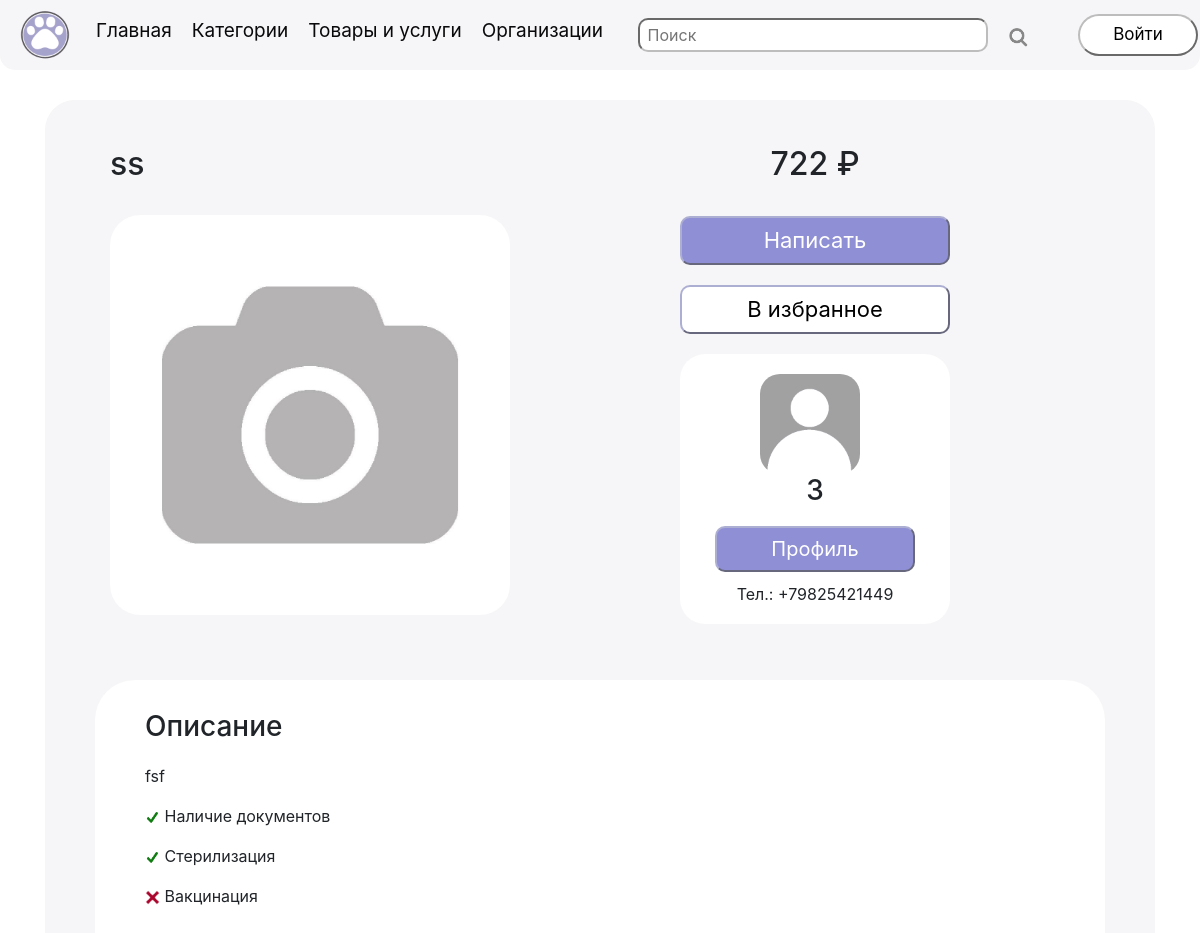
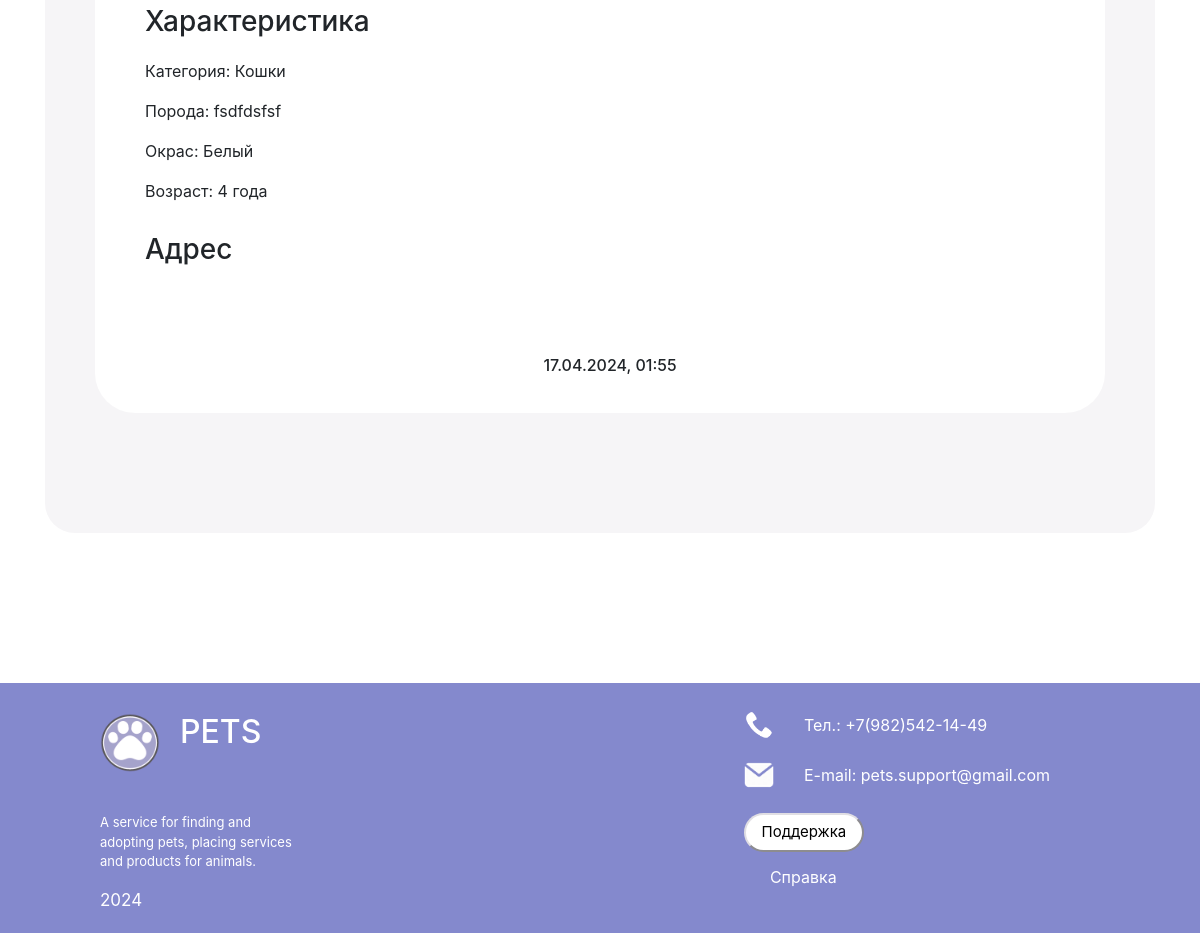
Screenshot of /post/3 with the database file from the repository (2 pictures, top to bottom).
### data/post.py (models this page shows)
class Post(SqlAlchemyBase):
    __tablename__ = 'posts'
    id = sqlalchemy.Column(sqlalchemy.Integer,
                           primary_key=True, autoincrement=True)
    price = sqlalchemy.Column(sqlalchemy.Integer, default=0)
    currency = sqlalchemy.Column(sqlalchemy.String, default='₽')
    title = sqlalchemy.Column(sqlalchemy.String, nullable=False)
    content = sqlalchemy.Column(sqlalchemy.Text, nullable=False)
    created_date = sqlalchemy.Column(sqlalchemy.DateTime,
                                     default=datetime.datetime.now)
    address = sqlalchemy.Column(sqlalchemy.String, nullable=False)
    views_count = sqlalchemy.Column(sqlalchemy.Integer, default=0)
    destination = sqlalchemy.Column(sqlalchemy.String, nullable=False)
    delivery = sqlalchemy.Column(sqlalchemy.Boolean)
    photo = sqlalchemy.Column(sqlalchemy.String)
    phone = sqlalchemy.Column(sqlalchemy.String)
    breed = sqlalchemy.Column(sqlalchemy.String, nullable=False)
    color = sqlalchemy.Column(sqlalchemy.String)
    age = sqlalchemy.Column(sqlalchemy.Integer, nullable=False)
    documents = sqlalchemy.Column(sqlalchemy.Boolean)
    vaccin = sqlalchemy.Column(sqlalchemy.Boolean)
    steril = sqlalchemy.Column(sqlalchemy.Boolean)
    category = sqlalchemy.Column(sqlalchemy.String)
    user_id = sqlalchemy.Column(sqlalchemy.Integer,
                                sqlalchemy.ForeignKey("users.id"))
    user = orm.relationship("User")

### data/users.py (models this page shows, shortened)
class User(SqlAlchemyBase, UserMixin):
    __tablename__ = 'users'
    id = sqlalchemy.Column(sqlalchemy.Integer,
                           primary_key=True, autoincrement=True)
    name = sqlalchemy.Column(sqlalchemy.String, nullable=False)
    about = sqlalchemy.Column(sqlalchemy.String, nullable=True)
    photo = sqlalchemy.Column(sqlalchemy.String, nullable=True)
    email = sqlalchemy.Column(sqlalchemy.String,
                              index=True, unique=True, nullable=False)
    hashed_password = sqlalchemy.Column(sqlalchemy.String, nullable=False)
    created_date = sqlalchemy.Column(sqlalchemy.DateTime,
                                     default=datetime.datetime.now)
    posts = orm.relationship("Post", back_populates='user')
    city = sqlalchemy.Column(sqlalchemy.String, default='Москва')

### main.py (the view)
@app.route('/post/<ipost>', methods=['GET', 'POST'])
def index_post(ipost):
    db_sess = db_session.create_session()
    p = db_sess.query(Post).filter(Post.id == ipost).first()
    try:
        t = p.title
    except:
        t = ''
    if os.path.exists('C:/Users/Сергей/Desktop/pets/static/pets_photo/' + p.photo.split('/')[3] + '/map.png') == 0:
        img = None
    else:
        img = '/static/pets_photo/' + p.photo.split('/')[3] + '/map.png'
    user = db_sess.query(User).filter(User.id == p.user_id).first()
    with open('category.json', encoding="utf8") as f:
        r = json.load(f)
        c = r[p.category]["name"]
    a = str(p.age)
    return render_template('view_post.html', title=t, post=p, img=img, user=user, a=a, c=c)

### data/db_session.py (called while the page is built)
def create_session() -> Session:
    global __factory
    return __factory()

### templates/view_post.html (shortened to what this page needs)
{% extends "base.html" %}
{% block content %}
<div class="content2">
    <div>
        <div style="display: flex; margin-top: -20px; margin-bottom: 40px;">
            <div style="text-align: start; padding: 15px">
                <h2>{{post.title}}</h2><br>
                <img src={{post.photo}} style="border-radius: 30px; width: 400px; margin-bottom: 10px;">
            </div>
            <div style="width: 100%; padding: 15px; text-align: center; justify-content: center">
                {% if post.price >= 1 %}
                <h2>{{post.price}} {{post.currency}}</h2>
                {% else %}
                <h2>Бесплатно</h2>
                {% endif %}
                <div style="display: block; text-align: center; justify-content: center">
                    <a>
                        <button class="butt2"
                                style="width: 270px; font-size: 22px; margin-top: 25px;">
                            Написать
                        </button>
                    </a><br>
                    <a>
                        <button class="butt2"
                                style="width: 270px; font-size: 22px; margin-top: 20px; margin-bottom: 20px; background: #fff; color: black">
                            В избранное
                        </button>
                    </a>
                    <div class="user_info">
                        <a class="img"><img src={{user.photo}} style="border-radius: 20px" width="100px"></a>
                        <h3>{{user.name}}</h3>
                        <a>
                            <button class="butt2" style="font-size: 20px; margin-top: 10px; margin-bottom: 10px;">
                                Профиль
                            </button>
                        </a>
                        {% if post.phone %}
                        <p>Тел.: {{post.phone}}</p>
                        {%endif%}
                    </div>
                </div>
            </div>
        </div>
        <div class="org">
            <div style="justify-content: center; padding: 10px; padding-left: 30px; width: 100%">
                <div style="width: 90%; margin-bottom: 30px;">
                    <h3>Описание</h3>
                    <p>{{post.content}}</p>
                    <p>
                    <img src="/static/img/{{post.documents}}.png" width="15px;"> Наличие документов</p>
                    <p>
                    <img src="/static/img/{{post.steril}}.png" width="15px;"> Стерилизация</p>
                    <p><img src="/static/img/{{post.vaccin}}.png" width="15px;"> Вакцинация</p>
                </div>
                <div style="width: 98%; margin-bottom: 30px;">
                    <h3>Характеристика</h3>
                    <p>Категория: {{c}}</p>
                    <p>Порода: {{post.breed}}</p>
                    <p>Окрас: {{post.color}}</p>
                    {% if a[-1] in '234' %}
                    {% set age = 'года' %}
                    {% elif a[-1] == '1' %}
                    {% set age = 'год'%}
                    {% else %}
                    {% set age = 'лет' %}
                    {%endif%}
                    <p>Возраст: {{a}} {{age}}</p>
                </div>
                <div style="display: flex; justify-content: space-between; width: 100%; margin-bottom: 30px;">
                    <div>
                        <h3>Адрес</h3>
                    </div>
                </div>
                <div style="text-align: center; margin-top: 70px;">
                    <h6>{{post.created_date.strftime('%d.%m.%Y, %H:%M')}}</h6>
                </div>
            </div>
        </div>
    </div>
</div>
{% endblock %}

### templates/base.html (shortened to what this page needs)
<!doctype html>
<html lang="en">
<head>
    <link rel="stylesheet"
          href="https://stackpath.bootstrapcdn.com/bootstrap/4.4.1/css/bootstrap.min.css"
>
    <link rel="stylesheet"
          href="/static/css/style.css">
</head>
<body class="main">
<header>
    <nav>
        <div>
            <a class="navbar-brand" href="/"><img src="/static/img/logo.png" width="50px"></a>
            <ul class="un">
                <li>
                    <a class="link" href="/">Главная</a>
                </li>
                <li>
                    <a class="link" href="/category">Категории</a>
                </li>
                <li>
                    <a class="link" href="#">Товары и услуги</a>
                </li>
                <li class='li2'>
                    <a class="link" href="/organizations">
                        Организации
                    </a>
                </li>
            </ul>
            <form class="search_f">
                <input placeholder=" Поиск">
                <a class="img_a" href=''><img src="/static/img/search_logo.png" height="20px"></a>
            </form>
            {% if current_user.is_authenticated %}
            <a class="img_a"><img src="/static/img/chat2.png" height="23px" alt="сообщения"></a>
            <a class="img_a"><img src="/static/img/bell.png" height="27px" alt="уведомления"></a>
            <a class="img_a"><img src="/static/img/fav.png" height="27px" alt="избранное"></a>
            <a class="img_a" href="/profile"><img src="/static/img/avatar.png" height="45px"
                                                  style='border-radius: 10px; margin-left: 30px;'></a>
            {% else %}
            <a href='/profile'>
                <button class="login">Войти</button>
            </a>
            {% endif %}
        </div>
    </nav>
</header>
<main role="main" class="container">
    {% block content %}
    {% endblock %}
</main>
<footer>
    <div class="footer">
        <div style="display: block;">
            <div style="display: flex;">
                <img class="logo" src="/static/img/logo.png" height="60px">
                <h2> PETS</h2>
            </div>
            <div class="text">
                <p>A service for finding and adopting pets, placing services and products for animals.</p>
                <p style="font-size: 17px;">2024</p>
            </div>
        </div>
        <div class="contacts">
            <div class="cont">
                <img src="/static/img/phone.png">
                <p>Тел.: +7(982)542-14-49</p>
            </div>
            <div class="cont">
                <img src="/static/img/email.png">
                <p>E-mail: pets.support@gmail.com</p>
            </div>
            <a>
                <button class="butt" style="margin-bottom: 13px;">Поддержка</button>
            </a><br>
            <a href="" class="help">Справка</a>
        </div>
    </div>
</footer>
</body>

### static/css/style.css (style rules this page uses)
nav { border-radius: 0px 0px 15px 15px; background-color: #f6f5f7; color: #e2d3ed; height: 70px; }
.footer { margin-top: 150px; padding-left: 100px; padding-right: 150px; padding-top: 30px; align-items: start; height: 250px; display: flex; justify-content: space-between; background: #8489CD; color: #fff; }
.container { text-align: center; margin-top: 30px }
nav div { padding-left: 20px; padding-top: 5px; align-items: center; display: flex; }
.user_info { padding: 20px; height: 270px; width: 270px; border-radius: 25px; margin-left: 140px; background: #fff; border-color: none; text-align: center; }
.org { display: flex; margin-bottom: 40px; padding: 20px; background: #fff; border-radius: 40px; align-items: start; text-align: start; }
.contacts { display: block; }
.cont { display: flex; align-items: center; margin-bottom: 10px; }
.text { width: 200px; display: block; font-size: 13px; margin-top: 40px; }
.content2 { border-radius: 30px; background-color: #f6f5f7; display: block; justify-content: center; padding: 50px; padding-bottom: 80px; margin-top: 30px; }
.un { margin-left: 10px; font-size: 19px; padding: 0px; align-items: center; margin-top: 9px; list-style-type: none; display: flex; }
.help { color: #fff; margin-left: 26px; text-decoration: none }
.link { margin-right: 20px; text-decoration: none; color: #09080a; }
.img_a { margin-left: 20px; }
.butt2 { color: #fff; background: #8F8FD6; border-radius: 10px; border-color: #ACAED2; justify-items: center; outline:none; padding: 6px; width: 200px; }
.butt { font-size: 15px; border-radius: 30px; border-color: #e0dee3; justify-items: center; outline:none; padding: 6px; margin-right: 20px; width: 120px; background: #fff; }
.login { font-size: 17px; border-radius: 30px; border-color: #BDBDBD; padding: 6px; margin-left: 30px; width: 120px; background: #fff; }
.img { align-items: center; background: none; border: none; padding: 0px; margin-left: 10px; margin-right: 20px; }
.cont img { margin-top: -16px; height:30px; margin-right: 30px }
.logo { margin-right: 20px; }
.search_f { display: flex; align-items: center; margin-right: 20px; }
.search_f input { width: 350px; padding: 3px; margin-left: 15px; border-radius: 10px; border-color: #BDBDBD; }
.org h3 { margin-bottom: 20px; }

### rows the page displays
Post: title "ss", photo (picture), price "722", currency "₽", phone "+79825421449", content "fsf", breed "fsdfdsfsf", color "Белый", created_date "17.04.2024, 01:55"
User: photo (placeholder picture), name "3"

### other values shown
{{ c }} "Кошки"
{{ a }} "4"
{{ age }} "года"
